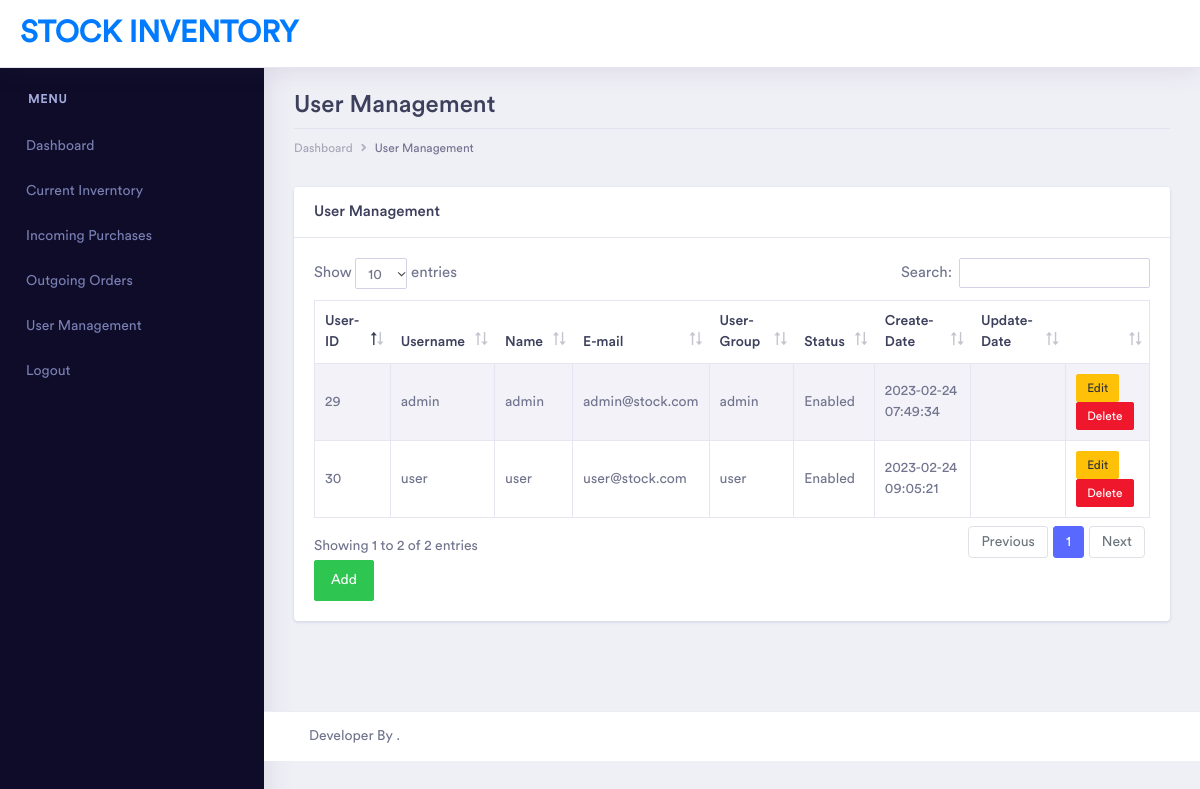
Screenshot of /user-management.php (signed in) with the database file from the repository.
### tables this page shows
CREATE TABLE `user` (
  `id` int(10) NOT NULL,
  `name` varchar(50) NOT NULL,
  `username` varchar(20) NOT NULL,
  `password` varchar(32) NOT NULL,
  `IsActive` tinyint(1) NOT NULL,
  `email` varchar(50) NOT NULL,
  `level` varchar(11) NOT NULL,
  `CreateDate` datetime NOT NULL,
  `UpdateDate` datetime DEFAULT NULL
);

### user-management.php (the view, shortened to what this page needs)
<?php include('inc/header.php') ?>
<div class="dashboard-main-wrapper">
    <?php include('inc/container-admin.php'); ?>
    <div class="dashboard-wrapper">
        <div class="container-fluid  dashboard-content">
            <div class="row">
                <div class="col-xl-12 col-lg-12 col-md-12 col-sm-12 col-12">
                    <div class="page-header">
                        <h2 class="pageheader-title">User Management</h2>
                        <div class="page-breadcrumb">
                            <nav aria-label="breadcrumb">
                                <ol class="breadcrumb">
                                    <li class="breadcrumb-item"><a href="index.php" class="breadcrumb-link">Dashboard</a></li>
                                    <li class="breadcrumb-item active" aria-current="page">User Management</li>
                                </ol>
                            </nav>
                        </div>
                    </div>
                </div>
            </div>
            <div class="row">
                <div class="col-xl-12 col-lg-12 col-md-12 col-sm-12 col-12">
                    <div class="card">
                        <h5 class="card-header">
                            <div class="row">
                                <div class="col-xl-10 col-lg-10 col-md-10 col-sm-10 col-10">User Management</div>
                            </div>
                        </h5>
                        <div class="card-body">
                            <div class="table-responsive">
                                <table id="datatables" class="table table-striped table-bordered first">
                                    <thead>
                                        <tr class="border-0">
                                            <th class="border-0">User-ID</th>
                                            <th class="border-0">Username</th>
                                            <th class="border-0">Name</th>
                                            <th class="border-0">E-mail</th>
                                            <th class="border-0">User-Group</th>
                                            <th class="border-0">Status</th>
                                            <th class="border-0">Create-Date</th>
                                            <th class="border-0">Update-Date</th>
                                            <th class="border-0"></th>
                                        </tr>
                                    </thead>
                                    <tbody>
                                    <?php
                                            $connect = mysqli_connect($servername, $username, $password, $dbname);
                                            $sqls = "SELECT * FROM user";
                                            $results = $connect->query($sqls);
                                            $status ="";
                                            while ($rows = $results->fetch_assoc()) {
                                                if ($rows["IsActive"] == "0") { $status =  'Disabled' ; } else { $status = 'Enabled'; }
                                                echo
                                                "<tr>" .
                                                "<td>" . $rows["id"] . "</td>" .
                                                "<td>" . $rows["username"]. "</td>" .
                                                "<td>" . $rows["name"] . "</td>" .
                                                "<td>" . $rows["email"] . "</td>" .
                                                "<td>" . $rows["level"] . "</td>" .
                                                "<td>" . $status . "</td>" .
                                                "<td>" . $rows["CreateDate"] . "</td>" .
                                                "<td>" . $rows["UpdateDate"] . "</td>" .
                                                "<td>  <button class='btn btn-warning btn-xs' onclick='edit(".$rows["id"].")'>Edit</button>
                                                <button onclick='deleteUser(".$rows["id"].")' class='btn btn-danger btn-xs'>Delete</button> </td>" .
                                                "</tr>";
                                            }
                                    ?>
                                    </tbody>
                                </table>
                                <button data-toggle="modal" data-target="#add_data_Modal" class="btn btn-success">Add</button>
                            </div>
                        </div>
                    </div>
                </div>
            </div>
        </div>
        <?php include('inc/footer.php'); ?>

### rows the page displays
user: id "29", username "admin", name "admin", email "admin@stock.com", level "admin", IsActive "Enabled", CreateDate "2023-02-24 07:49:34"
user: id "30", username "user", name "user", email "user@stock.com", level "user", IsActive "Enabled", CreateDate "2023-02-24 09:05:21"
